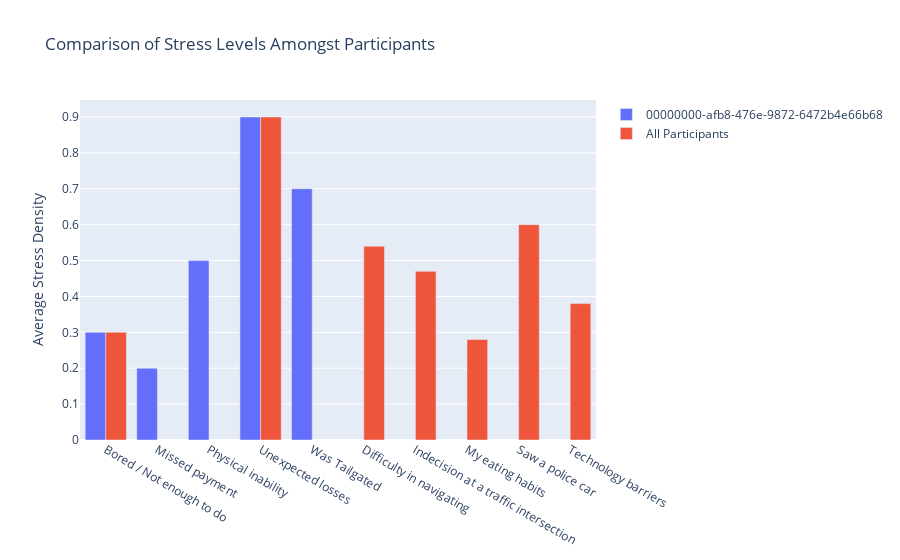

The code cell stored with this chart in its notebook:
### Markdown cell above
## Compare stress data among participants(s)

There are instances where you may want to compare a participant's values with the population values.  This chart shows the breakdown of average stress induced by each of the sub-categories for a particular participant (`a1112de1-ca36-42fc-aabe-7ec45cd552c5`) when compared with the whole study population.  You can alter the command by changing the `usr_id` to `b1117354-ce48-4325-b2e3-78b0cc932819` or by changing the `x_axis_column` to `stresser_main`.  In the latter case, the graph should match the one directly above due to there only being two participants in the demonstration data.

### Code cell
plot_comparison(stress_stream, x_axis_column="stresser_sub",usr_id=USER_ID)

### Figure 1 — Plotly figure (JSON) as saved in the notebook; plotly's stock layout.template omitted (floating-point values rounded to 4 significant figures)
{"data": [{"name": "00000000-afb8-476e-9872-6472b4e66b68", "type": "bar", "x": ["Bored / Not enough to do", "Missed payment", "Physical inability", "Unexpected losses", "Was Tailgated"], "y": [0.3, 0.2, 0.5, 0.9, 0.7]}, {"name": "All Participants", "type": "bar", "x": ["Bored / Not enough to do", "Difficulty in navigating", "Indecision at a traffic intersection", "My eating habits", "Saw a police car", "Technology barriers", "Unexpected losses"], "y": [0.3, 0.54, 0.47, 0.28, 0.6, 0.38, 0.9]}], "layout": {"autosize": true, "title": {"text": "Comparison of Stress Levels Amongst Participants"}, "xaxis": {"autorange": true, "range": [-0.5, 9.5], "type": "category"}, "yaxis": {"autorange": true, "range": [0, 0.9474], "title": {"text": "Average Stress Density"}, "type": "linear"}}}
